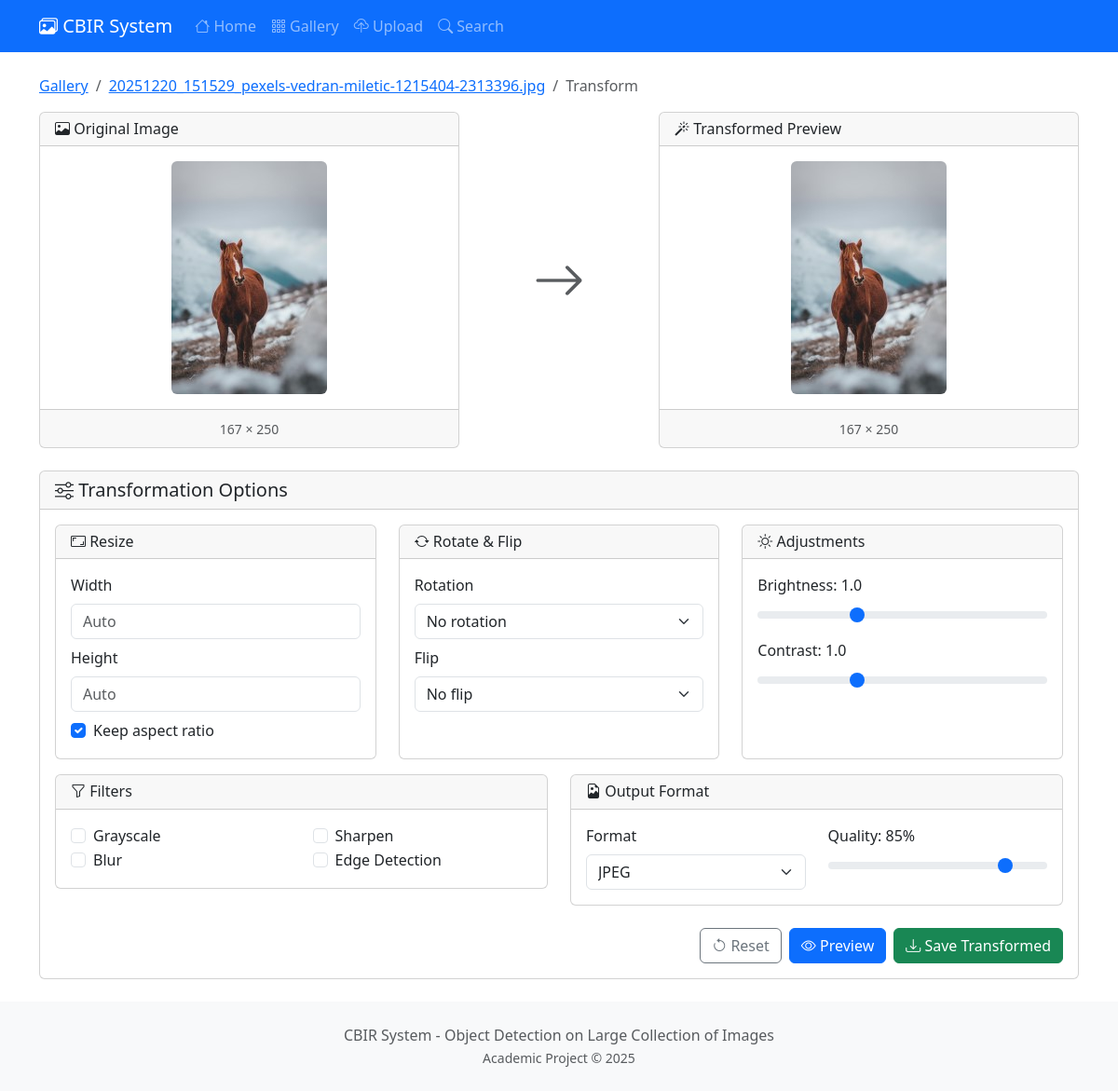
The page /image/47/transform/ on the database its author committed.
### core/models.py (models this page shows, shortened)
class Image(models.Model):
    file = models.ImageField(upload_to=image_upload_path)
    filename = models.CharField(max_length=255)
    category = models.CharField(max_length=100, null=True, blank=True)
    uploaded_at = models.DateTimeField(auto_now_add=True)
    width = models.IntegerField(default=0)
    height = models.IntegerField(default=0)
    file_size = models.IntegerField(default=0)  # in bytes
    features_extracted = models.BooleanField(default=False)
    feature_vector = models.BinaryField(null=True, blank=True)  # Serialized numpy array
    class Meta:
        ordering = ['-uploaded_at']
    @property
    def image(self):
        return self.file
    @property
    def original_filename(self):
        return self.filename

### core/views.py (the view, shortened to what this page needs)
# urls.py: path('image/<int:pk>/transform/', views.TransformView.as_view(), name='transform'),
class TransformView(View):
    template_name = 'core/transform.html'
    def get(self, request, pk):
        image = get_object_or_404(Image, pk=pk)
        form = TransformForm()
        return render(request, self.template_name, {
            'image': image,
            'form': form
        })

### templates/core/transform.html (shortened to what this page needs)
{% extends 'core/base.html' %}
{% block content %}
<nav aria-label="breadcrumb" class="mb-3">
    <ol class="breadcrumb">
        <li class="breadcrumb-item"><a href="{% url 'core:gallery' %}">Gallery</a></li>
        <li class="breadcrumb-item"><a href="{% url 'core:image_detail' image.id %}">{{ image.original_filename }}</a></li>
        <li class="breadcrumb-item active">Transform</li>
    </ol>
</nav>
<div class="row">
    <div class="col-md-5">
        <div class="card">
            <div class="card-header">
                <h6 class="mb-0"><i class="bi bi-image"></i> Original Image</h6>
            </div>
            <div class="card-body text-center">
                <img src="{{ image.image.url }}" class="img-fluid rounded" id="originalImage" alt="Original">
            </div>
            <div class="card-footer text-center">
                <small class="text-muted">{{ image.width }} × {{ image.height }}</small>
            </div>
        </div>
    </div>
    <div class="col-md-2 d-flex align-items-center justify-content-center">
        <i class="bi bi-arrow-right display-4 text-muted"></i>
    </div>
    <div class="col-md-5">
        <div class="card">
            <div class="card-header">
                <h6 class="mb-0"><i class="bi bi-magic"></i> Transformed Preview</h6>
            </div>
            <div class="card-body text-center">
                <img src="{{ image.image.url }}" class="img-fluid rounded" id="previewImage" alt="Preview">
            </div>
            <div class="card-footer text-center">
                <small class="text-muted" id="previewDimensions">{{ image.width }} × {{ image.height }}</small>
            </div>
        </div>
    </div>
</div>
<div class="card mt-4">
    <div class="card-header">
        <h5 class="mb-0"><i class="bi bi-sliders"></i> Transformation Options</h5>
    </div>
    <div class="card-body">
        <form method="post" id="transformForm">
            <div class="row">
                <div class="col-md-4">
                    <div class="card h-100">
                        <div class="card-header">
                            <h6 class="mb-0"><i class="bi bi-aspect-ratio"></i> Resize</h6>
                        </div>
                        <div class="card-body">
                            <div class="mb-2">
                                <label class="form-label">Width</label>
                                <input type="number" name="resize_width" class="form-control" placeholder="Auto" min="1" max="4096">
                            </div>
                            <div class="mb-2">
                                <label class="form-label">Height</label>
                                <input type="number" name="resize_height" class="form-control" placeholder="Auto" min="1" max="4096">
                            </div>
                            <div class="form-check">
                                <input type="checkbox" name="keep_aspect" class="form-check-input" id="keepAspect" checked>
                                <label class="form-check-label" for="keepAspect">Keep aspect ratio</label>
                            </div>
                        </div>
                    </div>
                </div>
                <div class="col-md-4">
                    <div class="card h-100">
                        <div class="card-header">
                            <h6 class="mb-0"><i class="bi bi-arrow-repeat"></i> Rotate & Flip</h6>
                        </div>
                        <div class="card-body">
                            <div class="mb-2">
                                <label class="form-label">Rotation</label>
                                <select name="rotation" class="form-select">
                                    <option value="0">No rotation</option>
                                </select>
                            </div>
                            <div class="mb-2">
                                <label class="form-label">Flip</label>
                                <select name="flip" class="form-select">
                                    <option value="">No flip</option>
                                </select>
                            </div>
                        </div>
                    </div>
                </div>
                <div class="col-md-4">
                    <div class="card h-100">
                        <div class="card-header">
                            <h6 class="mb-0"><i class="bi bi-brightness-high"></i> Adjustments</h6>
                        </div>
                        <div class="card-body">
                            <div class="mb-2">
                                <label class="form-label">Brightness: <span id="brightnessVal">1.0</span></label>
                                <input type="range" name="brightness" class="form-range" min="0.5" max="2" step="0.1" value="1" id="brightness">
                            </div>
                            <div class="mb-2">
                                <label class="form-label">Contrast: <span id="contrastVal">1.0</span></label>
                                <input type="range" name="contrast" class="form-range" min="0.5" max="2" step="0.1" value="1" id="contrast">
                            </div>
                        </div>
                    </div>
                </div>
            </div>
            <div class="row mt-3">
                <div class="col-md-6">
                    <div class="card">
                        <div class="card-header">
                            <h6 class="mb-0"><i class="bi bi-funnel"></i> Filters</h6>
                        </div>
                        <div class="card-body">
                            <div class="row">
                                <div class="col-6">
                                    <div class="form-check">
                                        <input type="checkbox" name="grayscale" class="form-check-input" id="grayscale">
                                        <label class="form-check-label" for="grayscale">Grayscale</label>
                                    </div>
                                    <div class="form-check">
                                        <input type="checkbox" name="blur" class="form-check-input" id="blur">
                                        <label class="form-check-label" for="blur">Blur</label>
                                    </div>
                                </div>
                                <div class="col-6">
                                    <div class="form-check">
                                        <input type="checkbox" name="sharpen" class="form-check-input" id="sharpen">
                                        <label class="form-check-label" for="sharpen">Sharpen</label>
                                    </div>
                                    <div class="form-check">
                                        <input type="checkbox" name="edge_detect" class="form-check-input" id="edgeDetect">
                                        <label class="form-check-label" for="edgeDetect">Edge Detection</label>
                                    </div>
                                </div>
                            </div>
                        </div>
                    </div>
                </div>
                <div class="col-md-6">
                    <div class="card">
                        <div class="card-header">
                            <h6 class="mb-0"><i class="bi bi-file-earmark-image"></i> Output Format</h6>
                        </div>
                        <div class="card-body">
                            <div class="row">
                                <div class="col-6">
                                    <label class="form-label">Format</label>
                                    <select name="output_format" class="form-select">
                                        <option value="jpeg">JPEG</option>
                                    </select>
                                </div>
                                <div class="col-6">
                                    <label class="form-label">Quality: <span id="qualityVal">85</span>%</label>
                                    <input type="range" name="quality" class="form-range" min="10" max="100" step="5" value="85" id="quality">
                                </div>
                            </div>
                        </div>
                    </div>
                </div>
            </div>
            <div class="mt-4 d-flex gap-2 justify-content-end">
                <button type="button" class="btn btn-outline-secondary" onclick="resetForm()">
                    <i class="bi bi-arrow-counterclockwise"></i> Reset
                </button>
                <button type="submit" class="btn btn-primary" name="action" value="preview">
                    <i class="bi bi-eye"></i> Preview
                </button>
                <button type="submit" class="btn btn-success" name="action" value="save">
                    <i class="bi bi-download"></i> Save Transformed
                </button>
            </div>
        </form>
    </div>
</div>
{% endblock %}

### static/css/style.css (style rules this page uses)
body { min-height: 100vh; display: flex; flex-direction: column; }
#previewImage { max-height: 400px; object-fit: contain; }
#originalImage { max-height: 400px; object-fit: contain; }

### rows shown on the page
Image: original_filename "20251220_151529_pexels-vedran-miletic-1215404-2313396.jpg", image (picture), width "167", height "250"
